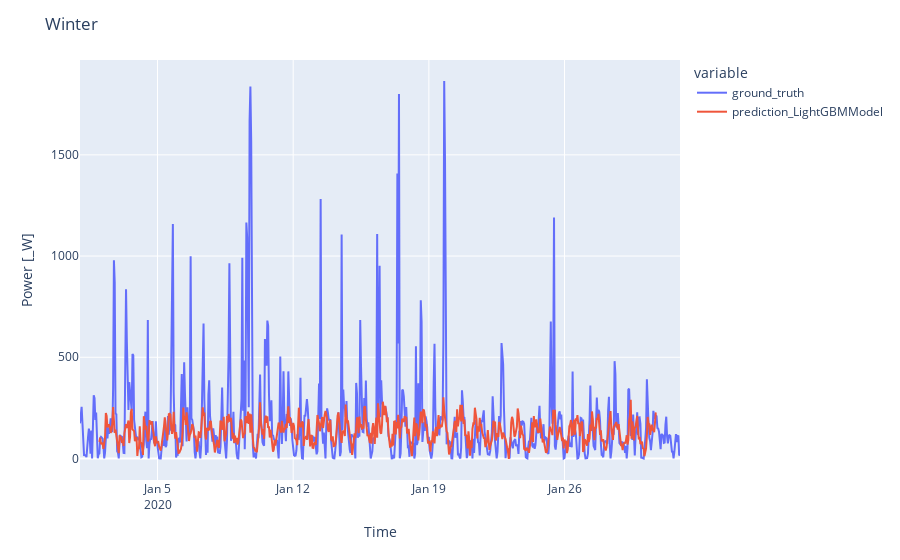
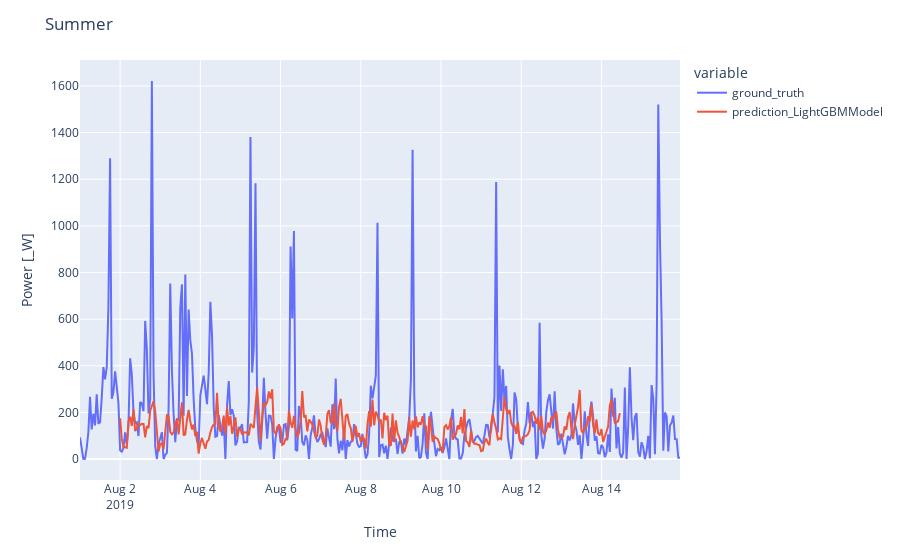

These figures' notebook cell, in order:
### Markdown cell above
### Plot 1: Side-by-side comparison of the models

### Code cell
for season, (_, preds_per_model, gt) in dict_result_season.items():
    fig = px.line(gt.pd_series().to_frame("ground_truth"))
    for model_name in model_names:
        preds = preds_per_model[model_name]
        fig.add_scatter(x=preds.pd_series().index, y=preds.pd_series().values, name="prediction_" + model_name)
    
    fig.update_layout(title=f"{season}")
    fig.update_xaxes(title_text="Time")
    fig.update_yaxes(title_text=f"Power [{ts_train[0].components[0][-2:]}]")
    fig.show()
    wandb.log({f"{season} - Side-by-side comparison of predictions and the ground truth for {config.spatial_scale} in {config.location}": fig})

### Figure 1 — Plotly figure (JSON) as saved in the notebook; plotly's stock layout.template omitted (floating-point values rounded to 4 significant figures; data arrays with more than 128 entries replaced by an {"elided": "..."} marker saying what was removed)
{"data": [{"hovertemplate": "variable=ground_truth<br>datetime=%{x}<br>value=%{y}<extra></extra>", "legendgroup": "ground_truth", "line": {"color": "#636efa", "dash": "solid"}, "marker": {"symbol": "circle"}, "mode": "lines", "name": "ground_truth", "orientation": "v", "showlegend": true, "type": "scatter", "x": {"elided": "744 str values"}, "xaxis": "x", "y": {"elided": "744 float values"}, "yaxis": "y"}, {"name": "prediction_LightGBMModel", "type": "scatter", "x": {"elided": "691 str values"}, "y": {"elided": "691 float values"}}], "layout": {"legend": {"title": {"text": "variable"}, "tracegroupgap": 0}, "margin": {"t": 60}, "title": {"text": "Winter"}, "xaxis": {"anchor": "y", "domain": [0, 1], "title": {"text": "Time"}}, "yaxis": {"anchor": "x", "domain": [0, 1], "title": {"text": "Power [_W]"}}}}

### Figure 2 — Plotly figure (JSON) as saved in the notebook; plotly's stock layout.template omitted (floating-point values rounded to 4 significant figures; data arrays with more than 128 entries replaced by an {"elided": "..."} marker saying what was removed)
{"data": [{"hovertemplate": "variable=ground_truth<br>datetime=%{x}<br>value=%{y}<extra></extra>", "legendgroup": "ground_truth", "line": {"color": "#636efa", "dash": "solid"}, "marker": {"symbol": "circle"}, "mode": "lines", "name": "ground_truth", "orientation": "v", "showlegend": true, "type": "scatter", "x": {"elided": "360 str values"}, "xaxis": "x", "y": {"elided": "360 float values"}, "yaxis": "y"}, {"name": "prediction_LightGBMModel", "type": "scatter", "x": {"elided": "300 str values"}, "y": {"elided": "300 float values"}}], "layout": {"legend": {"title": {"text": "variable"}, "tracegroupgap": 0}, "margin": {"t": 60}, "title": {"text": "Summer"}, "xaxis": {"anchor": "y", "domain": [0, 1], "title": {"text": "Time"}}, "yaxis": {"anchor": "x", "domain": [0, 1], "title": {"text": "Power [_W]"}}}}
